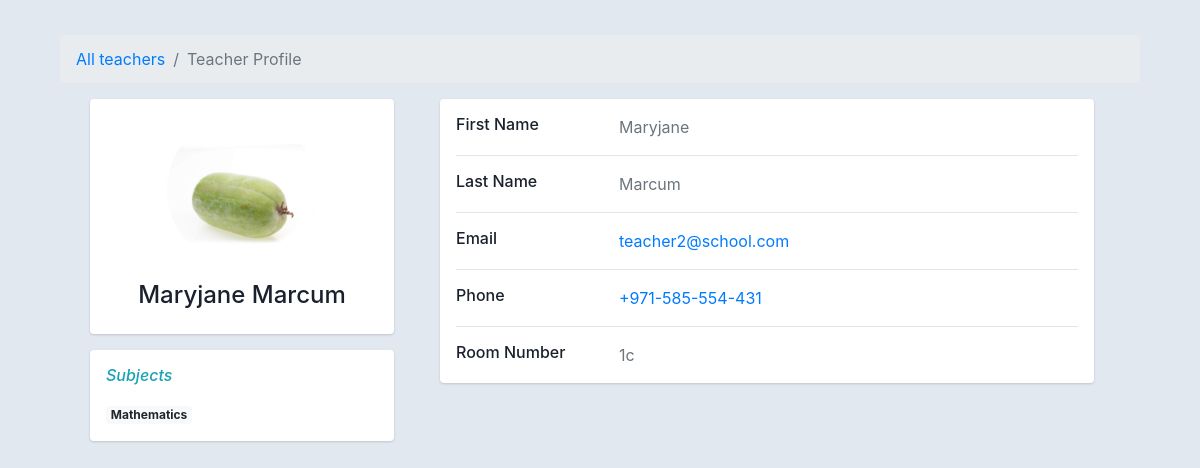
/teachers/249, run on the app's committed database.
### teachers/models.py (models this page shows, shortened)
class Teacher(models.Model):
    firstname = models.CharField(max_length=20)
    lastname = models.CharField(max_length=20)
    image_url = models.CharField(max_length=200, null=True)
    image = models.ImageField(upload_to='', null=True,
                              default="avatar7.png")
    email = models.CharField(max_length=25, unique=True)
    phoneNum = models.CharField(max_length=14, null=True)
    roomNum = models.CharField(max_length=4, null=True)

class SubjectTaughtBy(models.Model):
    class Meta:
        unique_together = (('teacher', 'subject'),)
    teacher = models.ForeignKey(Teacher, on_delete=models.CASCADE)
    subject = models.ForeignKey(Subject, on_delete=models.CASCADE)

class Subject(models.Model):
    name = models.CharField(max_length=20, unique=True)

### teachers/views.py (the view)
class TeacherProfile(View):
    def get(self, request, teacherID):
        context = {
            "teacher": Teacher.objects.get(pk=teacherID),
            'subjectTaughtBy': SubjectTaughtBy.objects.all()
        }
        return render(request, "teacher.html", context=context)

### teachers/templates/teacher.html (shortened to what this page needs)
{% load static %}
<!DOCTYPE html>
<html lang="en">
<head>
    <link href="http://netdna.bootstrapcdn.com/bootstrap/4.4.1/css/bootstrap.min.css" rel="stylesheet">
    <link rel="stylesheet" href="{% static 'css/profile.css' %}">
</head>
<body>
    <div class="container">
        <div class="main-body">
            <nav aria-label="breadcrumb" class="main-breadcrumb">
                <ol class="breadcrumb">
                    <li class="breadcrumb-item"><a href="{% url 'teachers:teachers' %}">All teachers</a></li>
                    <li class="breadcrumb-item active" aria-current="page">Teacher Profile</li>
                </ol>
            </nav>
            <div class="row container gutters-sm">
                <div class="col-md-4">
                    <div class="col-md-12 mb-3">
                        <div class="card">
                            <div class="card-body">
                                <div class="d-flex flex-column align-items-center text-center">
                                    <img src="{{ teacher.image.url }}" alt="{{teacher.firstname}}'s Picture"
                                        class="rounded-circle" width="150">
                                    <div class="mt-3">
                                        <h4>{{teacher.firstname}} {{teacher.lastname}}</h4>
                                    </div>
                                </div>
                            </div>
                        </div>
                    </div>
                    <div class="col-md-12">
                        <div class="card h-20">
                            <div class="card-body">
                                <h6 class="d-flex align-items-center mb-3"><i
                                        class="material-icons text-info mr-2">Subjects</i></h6>
                                {% for recordPair in subjectTaughtBy %}
                                {% if recordPair.teacher == teacher %}
                                <span class="badge badge-light">{{recordPair.subject.name}}</span>
                                {% endif %}
                                {% endfor %}
                            </div>
                        </div>
                    </div>
                </div>
                <div class="col-md-8">
                    <div class="col-md-12 sm-3">
                        <div class="card mb-3">
                            <div class="card-body">
                                <div class="row">
                                    <div class="col-sm-3">
                                        <h6 class="mb-0">First Name</h6>
                                    </div>
                                    <div class="col-sm-9 text-secondary">
                                        {{teacher.firstname}}
                                    </div>
                                </div>
                                <hr>
                                <div class="row">
                                    <div class="col-sm-3">
                                        <h6 class="mb-0">Last Name</h6>
                                    </div>
                                    <div class="col-sm-9 text-secondary">
                                        {{teacher.lastname}}
                                    </div>
                                </div>
                                <hr>
                                <div class="row">
                                    <div class="col-sm-3">
                                        <h6 class="mb-0">Email</h6>
                                    </div>
                                    <div class="col-sm-9 text-secondary">
                                        <a href="mailto:{{teacher.email}}">{{teacher.email}}</a>
                                    </div>
                                </div>
                                <hr>
                                <div class="row">
                                    <div class="col-sm-3">
                                        <h6 class="mb-0">Phone</h6>
                                    </div>
                                    <div class="col-sm-9 text-secondary">
                                    <a href="tel:{{teacher.phoneNum}}">{{teacher.phoneNum}}</a>
                                    </div>
                                </div>
                                <hr>
                                <div class="row">
                                    <div class="col-sm-3">
                                        <h6 class="mb-0">Room Number</h6>
                                    </div>
                                    <div class="col-sm-9 text-secondary">
                                        {{teacher.roomNum}}
                                    </div>
                                </div>
                            </div>
                        </div>
                    </div>
                </div>
            </div>
        </div>
    </div>
</body>
</html>

### static/css/profile.css (style rules this page uses)
body { margin-top: 20px; color: #1a202c; text-align: left; background-color: #e2e8f0; }
.main-body { padding: 15px; }
.card { box-shadow: 0 1px 3px 0 rgba(0, 0, 0, 0.1), 0 1px 2px 0 rgba(0, 0, 0, 0.06); }
.card { position: relative; display: flex; flex-direction: column; min-width: 0; word-wrap: break-word; background-color: #fff; background-clip: border-box; border: 0 solid rgba(0, 0, 0, 0.125); border-radius: 0.25rem; }
.card-body { flex: 1 1 auto; min-height: 1px; padding: 1rem; }
.gutters-sm { margin-right: -8px; margin-left: -8px; }
.gutters-sm > .col, .gutters-sm > [class*="col-"] { padding-right: 8px; padding-left: 8px; }
.mb-3, .my-3 { margin-bottom: 1rem !important; }

### data on the page
Teacher: image (picture), firstname "Maryjane", lastname "Marcum", email "teacher2@school.com", phoneNum "+971-585-554-431", roomNum "1c"
SubjectTaughtBy: subject.name "Mathematics"
